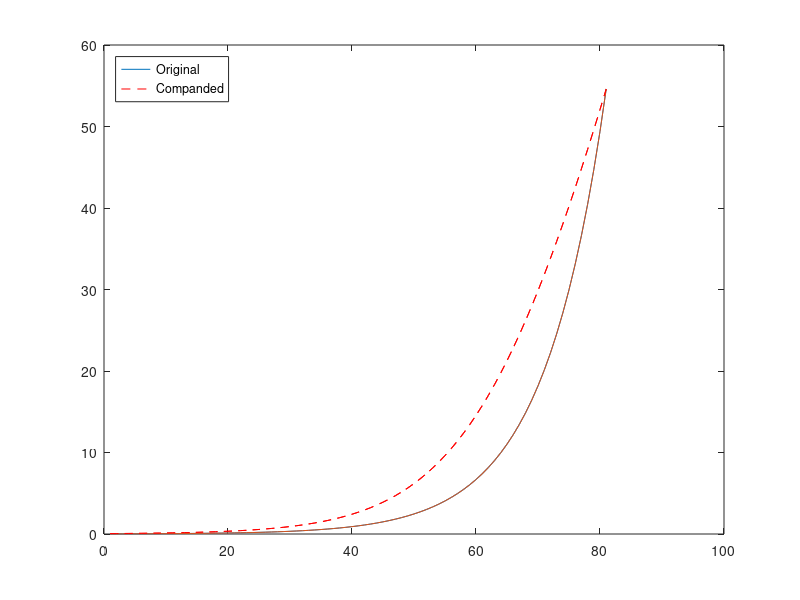

Recreate this plot in MATLAB.
clc
 


Mu=input('Digite Mu: ')




%Mu = 255; % Parameter for mu-law compander
sig = -4:.1:4;
sig = exp(sig); % Exponential signal to quantize
V = max(sig);
% 1. Quantize using equal-length intervals and no compander.
[index,quants,distor] = quantiz(sig,0:floor(V),0:ceil(V));

% 2. Use same partition and codebook, but compress
% before quantizing and expand afterwards.
compsig = compand(sig,Mu,V,'mu/compressor');
[index,quants] = quantiz(compsig,0:floor(V),0:ceil(V));
newsig = compand(quants,Mu,max(quants),'mu/expander');
distor2 = sum((newsig-sig).^2)/length(sig);
[distor, distor2] % Display both mean square distortions.

plot(sig); % Plot original signal.
hold on;
plot(compsig,'r--'); % Plot companded signal.
legend('Original','Companded','Location','NorthWest')


Mu=input('Digite Mu: ')
%Mu = 255; % Parameter for mu-law compander
sig = -4:.1:4;
sig = exp(sig); % Exponential signal to quantize
V = max(sig);
% 1. Quantize using equal-length intervals and no compander.
[index,quants,distor] = quantiz(sig,0:floor(V),0:ceil(V));
% 2. Use same partition and codebook, but compress
% before quantizing and expand afterwards.
compsig = compand(sig,Mu,V,'mu/compressor');
[index,quants] = quantiz(compsig,0:floor(V),0:ceil(V));
newsig = compand(quants,Mu,max(quants),'mu/expander');
distor2 = sum((newsig-sig).^2)/length(sig);
[distor, distor2] % Display both mean square distortions.
plot(sig); % Plot original signal.
hold on;
plot(compsig,'r--'); % Plot companded signal.
legend('Original','Companded','Location','NorthWest')
% Digite Mu: 4
% Mu =
%      4
% ans =
%     0.5348    0.1254
% 7
% ans =
%      7
% Mu=input('Digite Mu: ')
% %Mu = 255; % Parameter for mu-law compander
% sig = -4:.1:4;
% sig = exp(sig); % Exponential signal to quantize
% V = max(sig);
% % 1. Quantize using equal-length intervals and no compander.
% [index,quants,distor] = quantiz(sig,0:floor(V),0:ceil(V));
% % 2. Use same partition and codebook, but compress
% % before quantizing and expand afterwards.
% compsig = compand(sig,Mu,V,'mu/compressor');
% [index,quants] = quantiz(compsig,0:floor(V),0:ceil(V));
% newsig = compand(quants,Mu,max(quants),'mu/expander');
% distor2 = sum((newsig-sig).^2)/length(sig);
% [distor, distor2] % Display both mean square distortions.
% plot(sig); % Plot original signal.
% hold on;
% plot(compsig,'r--'); % Plot companded signal.
% legend('Original','Companded','Location','NorthWest')
% Digite Mu: 7
% Mu =
%      7
% ans =
%     0.5348    0.1272
% Mu=input('Digite Mu: ')
% %Mu = 255; % Parameter for mu-law compander
% sig = -4:.1:4;
% sig = exp(sig); % Exponential signal to quantize
% V = max(sig);
% % 1. Quantize using equal-length intervals and no compander.
% [index,quants,distor] = quantiz(sig,0:floor(V),0:ceil(V));
% % 2. Use same partition and codebook, but compress
% % before quantizing and expand afterwards.
% compsig = compand(sig,Mu,V,'mu/compressor');
% [index,quants] = quantiz(compsig,0:floor(V),0:ceil(V));
% newsig = compand(quants,Mu,max(quants),'mu/expander');
% distor2 = sum((newsig-sig).^2)/length(sig);
% [distor, distor2] % Display both mean square distortions.
% plot(sig); % Plot original signal.
% hold on;
% plot(compsig,'r--'); % Plot companded signal.
% legend('Original','Companded','Location','NorthWest')
% Digite Mu: 0.1
% Mu =
%     0.1000
% ans =
%     0.5348    0.4254
% 11
% ans =
%     11
% Mu=input('Digite Mu: ')
% %Mu = 255; % Parameter for mu-law compander
% sig = -4:.1:4;
% sig = exp(sig); % Exponential signal to quantize
% V = max(sig);
% % 1. Quantize using equal-length intervals and no compander.
% [index,quants,distor] = quantiz(sig,0:floor(V),0:ceil(V));
% % 2. Use same partition and codebook, but compress
% % before quantizing and expand afterwards.
% compsig = compand(sig,Mu,V,'mu/compressor');
% [index,quants] = quantiz(compsig,0:floor(V),0:ceil(V));
% newsig = compand(quants,Mu,max(quants),'mu/expander');
% distor2 = sum((newsig-sig).^2)/length(sig);
% [distor, distor2] % Display both mean square distortions.
% plot(sig); % Plot original signal.
% hold on;
% plot(compsig,'r--'); % Plot companded signal.
% legend('Original','Companded','Location','NorthWest')
% Digite Mu: 11
% Mu =
%     11
% ans =
%     0.5348    0.0728
% Mu=input('Digite Mu: ')
% %Mu = 255; % Parameter for mu-law compander
% sig = -4:.1:4;
% sig = exp(sig); % Exponential signal to quantize
% V = max(sig);
% % 1. Quantize using equal-length intervals and no compander.
% [index,quants,distor] = quantiz(sig,0:floor(V),0:ceil(V));
% % 2. Use same partition and codebook, but compress
% % before quantizing and expand afterwards.
% compsig = compand(sig,Mu,V,'mu/compressor');
% [index,quants] = quantiz(compsig,0:floor(V),0:ceil(V));
% newsig = compand(quants,Mu,max(quants),'mu/expander');
% distor2 = sum((newsig-sig).^2)/length(sig);
% [distor, distor2] % Display both mean square distortions.
% plot(sig); % Plot original signal.
% hold on;
% plot(compsig,'r--'); % Plot companded signal.
% legend('Original','Companded','Location','NorthWest')
% Digite Mu: 111
% Mu =
%    111
% ans =
%     0.5348    0.2222
% Mu=input('Digite Mu: ')
% %Mu = 255; % Parameter for mu-law compander
% sig = -4:.1:4;
% sig = exp(sig); % Exponential signal to quantize
% V = max(sig);
% % 1. Quantize using equal-length intervals and no compander.
% [index,quants,distor] = quantiz(sig,0:floor(V),0:ceil(V));
% % 2. Use same partition and codebook, but compress
% % before quantizing and expand afterwards.
% compsig = compand(sig,Mu,V,'mu/compressor');
% [index,quants] = quantiz(compsig,0:floor(V),0:ceil(V));
% newsig = compand(quants,Mu,max(quants),'mu/expander');
% distor2 = sum((newsig-sig).^2)/length(sig);
% [distor, distor2] % Display both mean square distortions.
% plot(sig); % Plot original signal.
% hold on;
% plot(compsig,'r--'); % Plot companded signal.
% legend('Original','Companded','Location','NorthWest')
% Digite Mu: 225
% Mu =
%    225
% ans =
%     0.5348    0.0283
% Mu=input('Digite Mu: ')
% %Mu = 255; % Parameter for mu-law compander
% sig = -4:.1:4;
% sig = exp(sig); % Exponential signal to quantize
% V = max(sig);
% % 1. Quantize using equal-length intervals and no compander.
% [index,quants,distor] = quantiz(sig,0:floor(V),0:ceil(V));
% % 2. Use same partition and codebook, but compress
% % before quantizing and expand afterwards.
% compsig = compand(sig,Mu,V,'mu/compressor');
% [index,quants] = quantiz(compsig,0:floor(V),0:ceil(V));
% newsig = compand(quants,Mu,max(quants),'mu/expander');
% distor2 = sum((newsig-sig).^2)/length(sig);
% [distor, distor2] % Display both mean square distortions.
% plot(sig); % Plot original signal.
% hold on;
% plot(compsig,'r--'); % Plot companded signal.
% legend('Original','Companded','Location','NorthWest')
% Digite Mu: 255
% Mu =
%    255
% ans =
%     0.5348    0.0397
